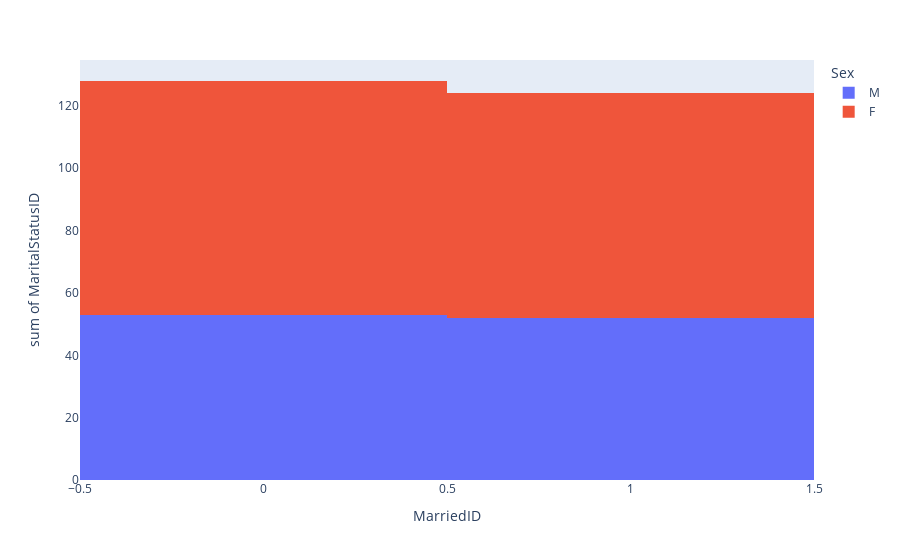

The notebook cell saved with this chart:
### Code cell
fig =px.histogram(HR,x='MarriedID',y ='MaritalStatusID', color ='Sex',hover_data=HR.columns)
fig.show()

### Figure 1 — Plotly figure (JSON) as saved in the notebook; plotly's stock layout.template omitted (floating-point values rounded to 4 significant figures; data arrays with more than 128 entries replaced by an {"elided": "..."} marker saying what was removed)
{"data": [{"alignmentgroup": "True", "bingroup": "x", "histfunc": "sum", "hovertemplate": "Sex=M <br>MarriedID=%{x}<br>sum of MaritalStatusID=%{y}<extra></extra>", "legendgroup": "M ", "marker": {"color": "#636efa", "pattern": {"shape": ""}}, "name": "M ", "offsetgroup": "M ", "orientation": "v", "showlegend": true, "type": "histogram", "x": {"elided": "135 int values"}, "xaxis": "x", "y": {"elided": "135 int values"}, "yaxis": "y"}, {"alignmentgroup": "True", "bingroup": "x", "histfunc": "sum", "hovertemplate": "Sex=F<br>MarriedID=%{x}<br>sum of MaritalStatusID=%{y}<extra></extra>", "legendgroup": "F", "marker": {"color": "#EF553B", "pattern": {"shape": ""}}, "name": "F", "offsetgroup": "F", "orientation": "v", "showlegend": true, "type": "histogram", "x": {"elided": "176 int values"}, "xaxis": "x", "y": {"elided": "176 int values"}, "yaxis": "y"}], "layout": {"barmode": "relative", "legend": {"title": {"text": "Sex"}, "tracegroupgap": 0}, "margin": {"t": 60}, "xaxis": {"anchor": "y", "domain": [0, 1], "title": {"text": "MarriedID"}}, "yaxis": {"anchor": "x", "domain": [0, 1], "title": {"text": "sum of MaritalStatusID"}}}}
